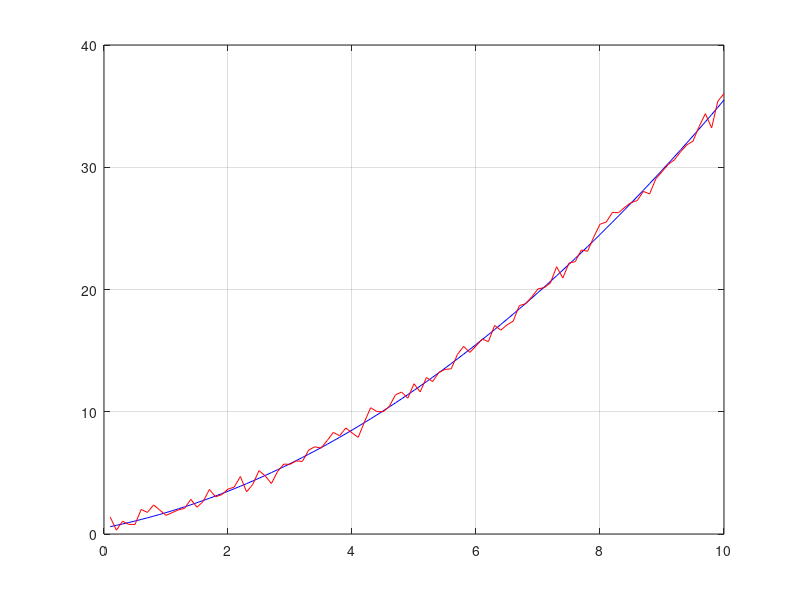

Here is the MATLAB script that generated this plot:

%% y = Ax

clear all;clc; clf
A =[1 0; 1 1; 1 3]
y = [ 1 2 3]'

% pseudo inverse
pseudo=inv(A'*A)
LSE =pseudo*A'*y  % least square estimator
% error between y and A*LSE 
error = y-A*LSE 
disp(' error between y and A*LSE')

%%  example 5.3 in the tetbook
clear all;
disp('Example 5.3 ')
disp(' ')
t = 0:0.2:1.0;
y=[3 59 98 151 218 264]';
plot(t,y,'o'); grid on
title ('the measured data')
% generate regressor Phi matrix
% model y = xo + vo*t + 1/2 ao**t = [1 t 1/2t**2 ] * [ xo  vo  ao] + v 
% 
Phi = [ ];
for i =1:size(t,2)     
    temp = [1 ; t(i) ; (1/2)*t(i)^2];
    Phi = [Phi temp];
end

% check the value with  the textbook at page 64
Phi=Phi';            
inv((Phi')*(Phi)); 
(Phi)' *y ; 
est = inv((Phi')*(Phi)) *((Phi)' *y); % Least Square estimator
disp('Least Square Estimator for [ x0 v0 a0]')
disp(est)


%% the effect on LSE due to the  the number of data and noise 
% the accuracy
clear all
clc; clf;
disp('Example 5.11 ')
disp(' ')

%generate real value
init =0.5;
vel =1;
accel = 0.5;
N = 100 ;  %the number of sampling data

for i = 1:N;
    t(i) = i/10;   % sampling time
    real(i)  = init + vel*t(i)  + 1/2 *accel*t(i)^2;
end
plot(t,real); grid on
disp('real position')

%  measurement = real + noise
y = real +0.5* randn(1,N);
plot(t,real,'b', t,y,'r'); grid on

% generate regressor matix
Phi = [ ];
for i = 1:N
    temp = [ 1;t(i);1/2*t(i)^2];
    Phi = [Phi temp];    
end
Phi = Phi';
% check the value with  the textbook at page 64
y= y';
inv((Phi'*Phi))*(Phi)'*y

%%